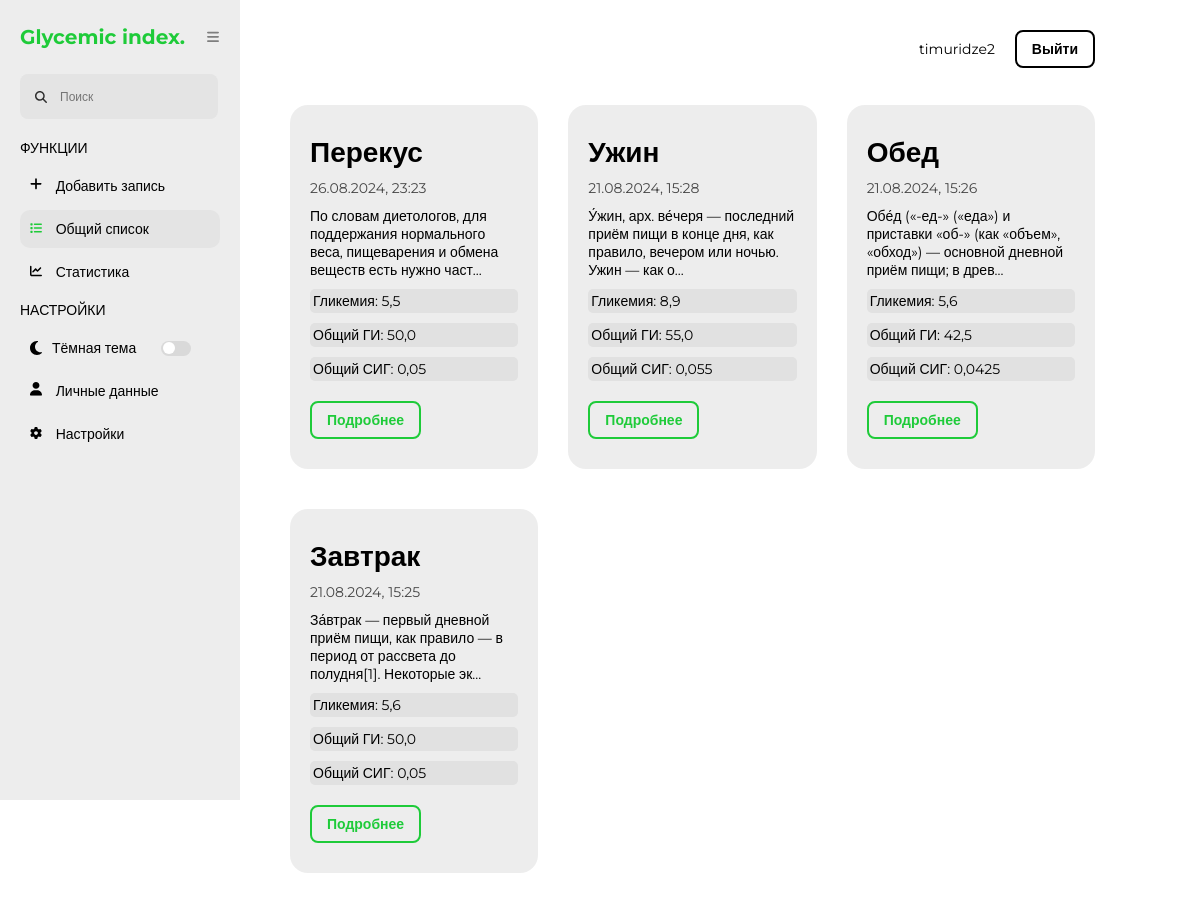
Before: /gi-webapp/ (signed in) with the older database file.
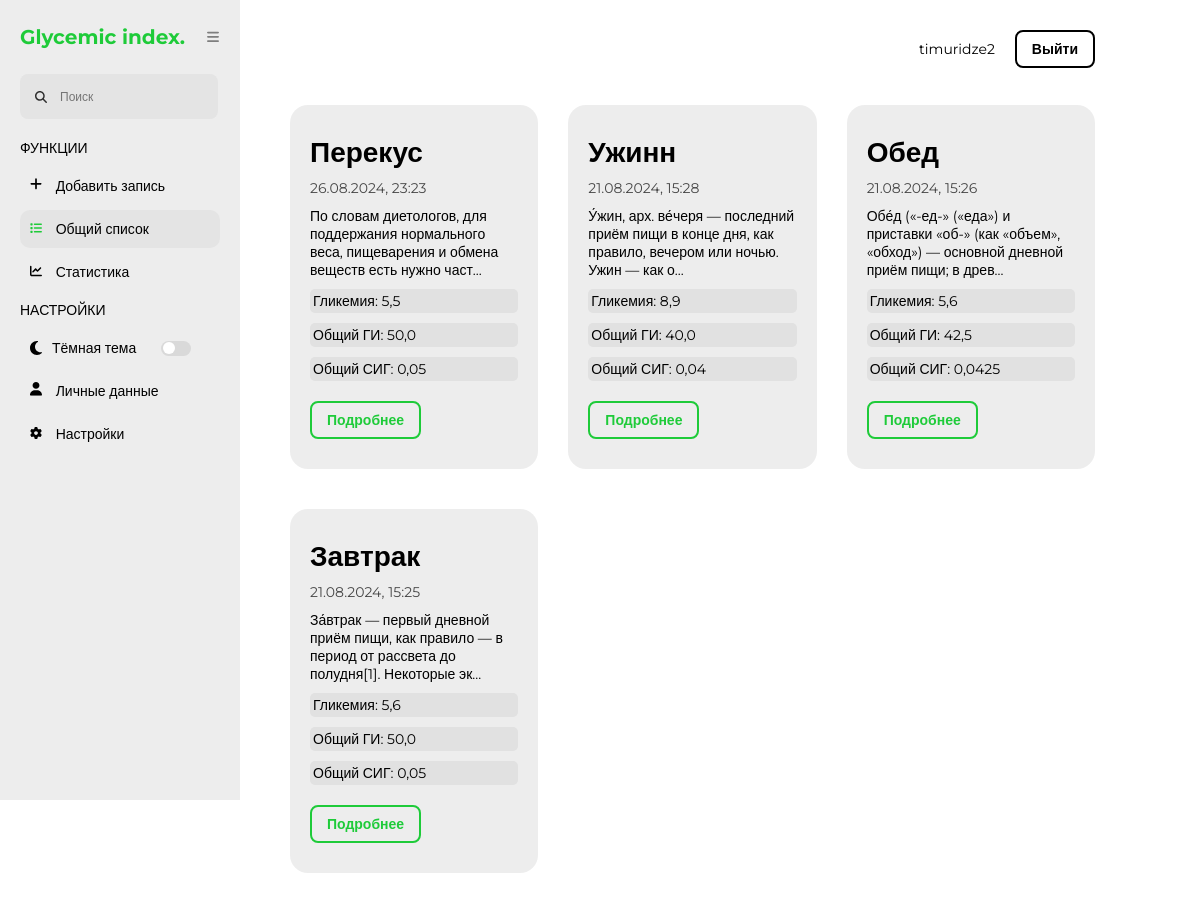
After: the same page with the newer database file.
### glycemic_index_app/models.py (models this page shows)
class Note(models.Model):
    title = models.CharField(max_length=300)
    content = models.TextField(blank=True)
    created_at = models.DateTimeField(auto_now_add=True)
    glycemia = models.FloatField()
    bread_units = models.FloatField(blank=True)
    glycemic_index = models.CharField(max_length=500)
    general_gi = models.FloatField()
    general_rcg = models.FloatField()
    graph = models.TextField()
    user = models.ForeignKey(CustomUser, on_delete=models.CASCADE)
    class Meta:
        verbose_name = 'Note'
        verbose_name_plural = 'Notes'
        ordering = ['-created_at']

### glycemic_index_app/views.py (the view)
# urls.py: path('', index, name='main'),
@login_required(login_url='glycemic_index_app:login')
def index(request):
    notes = Note.objects.filter(user=request.user)
    context = {'notes': notes, 'title': 'Список записей', 'name': 'main'}
    return render(request, 'glycemic_index_app/components/main.html', context=context)

### glycemic_index_app/templatetags/sidebar_active.py (called while the page is built)
@register.simple_tag
def is_active(name, current_name):
    return 'active' if name == current_name else ''

### glycemic_index_app/templates/glycemic_index_app/components/main.html (shortened to what this page needs)
{% extends '../base.html' %}
{% load static %}
{% block link %}
    <link rel="stylesheet" href="{% static 'glycemic_index_app/css/main.css' %}">
{% endblock %}
{% block main %}
    <div class="main-list">
        {% for item in notes %}
            <div class="card">
                <h1 class="card-title">{{ item.title }}</h1>
                <div class="card-date-list">
                    <span class="card-date">{{ item.created_at|date:"d.m.Y, H:i" }}</span>
                </div>
                <p>{{ item.content|slice:":100" }}{% if item.content|length > 100 %}...{% endif %}</p>
                <div class="card-info-list">
                    <div class="card-info-list__item">Гликемия: {{ item.glycemia }}</div>
                    <div class="card-info-list__item">Общий ГИ: {{ item.general_gi }}</div>
                    <div class="card-info-list__item">Общий СИГ: {{ item.general_rcg }}</div>
                </div>
                <a href="{% url 'glycemic_index_app:note_detail' item.pk %}">Подробнее</a>
            </div>
        {% endfor %}
    </div>
{% endblock %}

Changed rows visible on the page:
changed Note: title "Ужин" → "Ужинн"; general_gi "55,0" → "40,0"; general_rcg "0,055" → "0,04"
